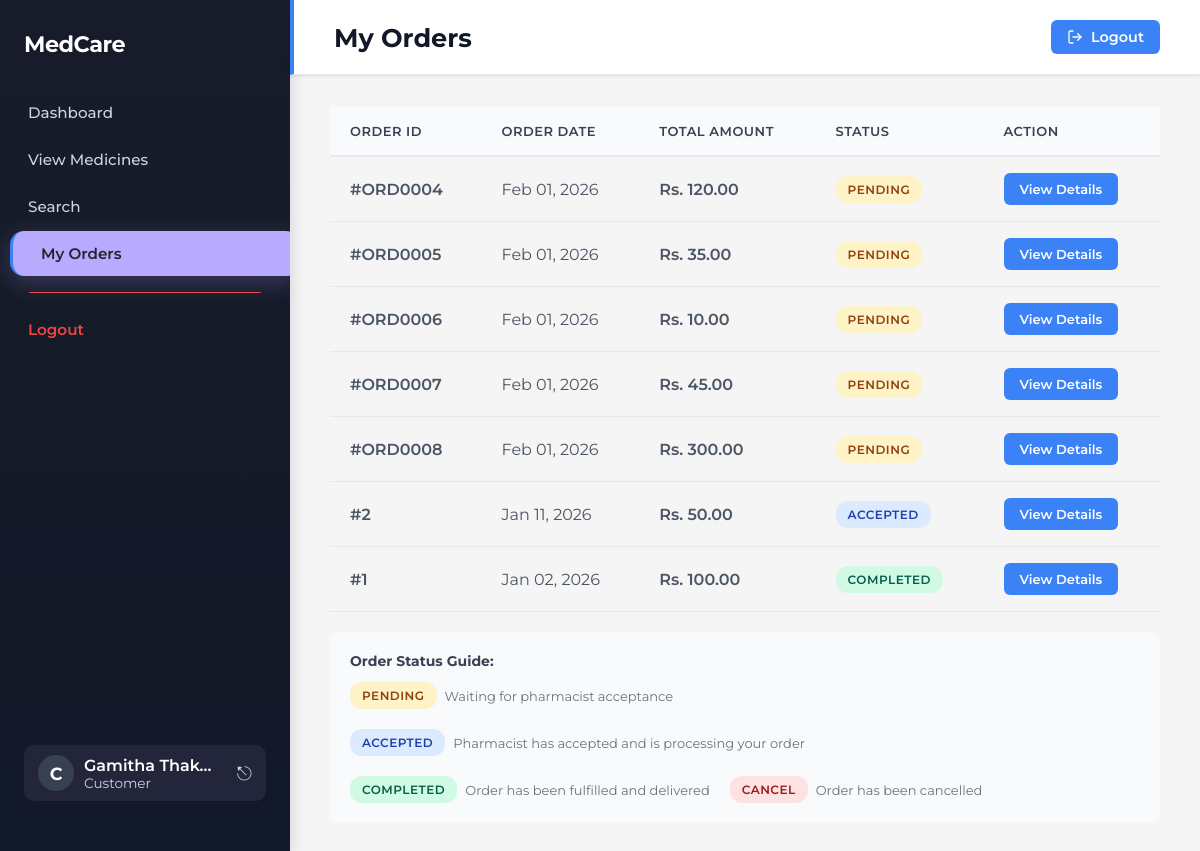
Screenshot of /my_order.php (signed in) with the database file from the repository.
### tables this page shows
CREATE TABLE IF NOT EXISTS `orders` (
  `ORDER_ID` varchar(10) NOT NULL,
  `CUSTOMER_ID` varchar(10) NOT NULL,
  `ORDER_DATE` date NOT NULL,
  `TOTAL_AMOUNT` float NOT NULL,
  `STATUS` enum('PENDING','PROCESSING','COMPLETED','CANCEL') NOT NULL,
  `PRESCRIPTION_PATH` varchar(255) DEFAULT NULL,
  PRIMARY KEY (`ORDER_ID`),
  KEY `fk_CUSTOMER_ID_CUSTOMER` (`CUSTOMER_ID`)
);

### public/my_order.php (the view, shortened to what this page needs)
<?php
require_once '../config/db_connect.php';
$customer_id = $_SESSION['user_id'];
$f_name = $_SESSION['f_name'] ?? 'Customer';
$l_name = $_SESSION['l_name'] ?? '';
$sql = "SELECT ORDER_ID, ORDER_DATE, TOTAL_AMOUNT, STATUS
        FROM orders
        WHERE CUSTOMER_ID = ?
        ORDER BY ORDER_DATE DESC";
$stmt = $conn->prepare($sql);
$stmt->bind_param("s", $customer_id);
$stmt->execute();
$result = $stmt->get_result();
function getCustomerStatus($dbStatus) {
    if ($dbStatus === 'PROCESSING') {
        return 'ACCEPTED';
    }
    return $dbStatus;
}
?>
<!DOCTYPE html>
<html lang="en">
<head>
    <link rel="stylesheet" href="../css/dashboard.css">
</head>
<body>
<div class="sidebar" style="background: linear-gradient(180deg, #181c2a 0%, #111827 100%); color: #fff; min-width: 290px; width: 290px; display: flex; flex-direction: column; align-items: stretch; justify-content: space-between; height: 100vh; position: fixed; left: 0; top: 0; box-shadow: 4px 0 12px rgba(0,0,0,0.10); overflow: hidden;">
    <div>
        <div class="sidebar-logo" style="padding: 0 24px; margin-bottom: 32px; font-size: 1.4rem; font-weight: 700; letter-spacing: -0.5px; color: #fff;">MedCare</div>
        <nav class="sidebar-nav" style="display: flex; flex-direction: column; gap: 2px;">
            <a href="dashboard_customer.php" style="display: flex; align-items: center; gap: 12px; padding: 13px 28px; border-radius: 12px; color: #cbd5e1; font-weight: 500;">Dashboard</a>
            <a href="view_medicines.php" style="display: flex; align-items: center; gap: 12px; padding: 13px 28px; border-radius: 12px; color: #cbd5e1; font-weight: 500;">View Medicines</a>
            <a href="search_medicine.php" style="display: flex; align-items: center; gap: 12px; padding: 13px 28px; border-radius: 12px; color: #cbd5e1; font-weight: 500;">Search</a>
            <a href="my_order.php" class="active" style="display: flex; align-items: center; gap: 12px; padding: 13px 28px; border-radius: 14px; background: #b7aaff; color: #23232a; font-weight: 600; margin-bottom: 2px; margin-left: 10px; margin-right: -8px; box-shadow: 0 6px 24px 0 rgba(183,170,255,0.25), 0 1.5px 8px 0 rgba(0,0,0,0.10); position: relative; z-index: 2;">My Orders</a>
            <div style="height:1px; background:#ef4444; width:80%; margin:12px auto; border-radius:1px;"></div>
            <a href="logout.php" style="display: flex; align-items: center; gap: 12px; padding: 13px 28px; border-radius: 12px; color: #ef4444; font-weight: 600;">Logout</a>
        </nav>
    </div>
    <div style="padding: 0 24px 24px 24px;">
        <div style="display: flex; align-items: center; gap: 10px; background: #23263a; border-radius: 10px; padding: 10px 14px;">
            <div style="width: 36px; height: 36px; border-radius: 50%; background: #374151; display: flex; align-items: center; justify-content: center; font-size: 1.1em; font-weight: 700; color: #fff;">C</div>
            <div style="flex:1; min-width:0;">
                <div style="font-size: 1em; font-weight: 600; color: #fff; white-space:nowrap; overflow:hidden; text-overflow:ellipsis;"><?php echo htmlspecialchars($f_name . ' ' . $l_name); ?></div>
                <div style="font-size: 0.85em; color: #cbd5e1;">Customer</div>
            </div>
            <a href="logout.php" style="color: #cbd5e1; font-size: 1.2em; text-decoration: none; margin-left: 8px;">⎋</a>
        </div>
    </div>
</div>
<div style="margin-left: 290px;" class="main-content">
    <div class="header-bar">
        <h1>My Orders</h1>
        <a href="logout.php" style="display: flex; align-items: center; gap: 8px; color: white; background: #3B82F6; text-decoration: none; font-weight: 600; padding: 8px 16px; border-radius: 6px; transition: all 0.3s; font-size: 0.9rem;" onmouseover="this.style.background='#2563EB';" onmouseout="this.style.background='#3B82F6';">
            <svg width="16" height="16" viewBox="0 0 24 24" fill="none" stroke="currentColor" stroke-width="2" stroke-linecap="round" stroke-linejoin="round">
                <path d="M9 21H5a2 2 0 0 1-2-2V5a2 2 0 0 1 2-2h4"></path>
                <polyline points="16 17 21 12 16 7"></polyline>
                <line x1="21" y1="12" x2="9" y2="12"></line>
            </svg>
            Logout
        </a>
    </div>
    <div class="content">
        <?php if ($result->num_rows > 0): ?>
            <table class="orders-table">
                <thead>
                    <tr>
                        <th>Order ID</th>
                        <th>Order Date</th>
                        <th>Total Amount</th>
                        <th>Status</th>
                        <th>Action</th>
                    </tr>
                </thead>
                <tbody>
                    <?php while($row = $result->fetch_assoc()): ?>
                        <?php
                            $customerStatus = getCustomerStatus($row['STATUS']);
                            $statusClass = strtolower($customerStatus);
                        ?>
                        <tr>
                            <td class="order-id">#<?php echo htmlspecialchars($row['ORDER_ID']); ?></td>
                            <td><?php echo date("M d, Y", strtotime($row['ORDER_DATE'])); ?></td>
                            <td class="amount">Rs. <?php echo number_format($row['TOTAL_AMOUNT'], 2); ?></td>
                            <td>
                                <span class="status <?php echo $statusClass; ?>">
                                    <?php echo htmlspecialchars($customerStatus); ?>
                                </span>
                            </td>
                            <td>
                                <a href="order_details.php?id=<?php echo $row['ORDER_ID']; ?>" class="btn-view">
                                    View Details
                                </a>
                            </td>
                        </tr>
                    <?php endwhile; ?>
                </tbody>
            </table>
            <div class="status-legend">
                <h4>Order Status Guide:</h4>
                <div class="legend-items">
                    <div class="legend-item">
                        <span class="status pending">PENDING</span>
                        <span>Waiting for pharmacist acceptance</span>
                    </div>
                    <div class="legend-item">
                        <span class="status accepted">ACCEPTED</span>
                        <span>Pharmacist has accepted and is processing your order</span>
                    </div>
                    <div class="legend-item">
                        <span class="status completed">COMPLETED</span>
                        <span>Order has been fulfilled and delivered</span>
                    </div>
                    <div class="legend-item">
                        <span class="status cancel">CANCEL</span>
                        <span>Order has been cancelled</span>
                    </div>
                </div>
            </div>
        <?php endif; ?>
    </div>
</div>
</body>
</html>

### css/dashboard.css (style rules this page uses)
* { margin: 0; padding: 0; box-sizing: border-box; }
body { font-family: 'Montserrat', sans-serif; background: #f5f5f5; display: flex; height: 100vh; }
.sidebar { width: 240px; background: linear-gradient(180deg, #1F2937 0%, #111827 100%); color: white; padding: 30px 0px; position: fixed; height: 100vh; overflow-y: hidden; box-shadow: 4px 0 12px rgba(0,0,0,0.1); }
.sidebar-logo { padding: 10px 24px; margin-bottom: 32px; font-size: 1.4rem; font-weight: 700; letter-spacing: -0.5px; }
.sidebar-nav { display: flex; flex-direction: column; }
.sidebar-nav a, .sidebar-nav button { display: flex; align-items: center; padding: 12px 24px; text-decoration: none; color: #9CA3AF; font-size: 0.95rem; font-weight: 500; transition: all 0.2s; border: none; background: none; cursor: pointer; width: 100%; text-align: left; }
.sidebar-nav a.active { background: rgba(59,130,246,0.1); color: #3B82F6; border-left: 3px solid #3B82F6; padding-left: 21px; }
.main-content { margin-left: 240px; flex: 1; display: flex; flex-direction: column; }
.header-bar { background: #e8f0fe; padding: 24px; border-radius: 0px; box-shadow: 0 1px 3px rgba(0,0,0,0.1); border-left: 4px solid #3B82F6; text-align: center; position: relative; transition: background 0.2s; }
.header-bar h1 { color: #111827; }
.content { flex: 1; overflow-y: auto; padding: 32px 40px; }
.status { padding: 4px 12px; border-radius: 20px; font-size: 0.8rem; font-weight: 600; text-transform: capitalize; }

### public/my_order.php (style rules this page uses)
* { margin: 0; padding: 0; box-sizing: border-box; }
body { font-family: 'Montserrat', sans-serif; background: #f5f5f5; display: flex; height: 100vh; }
.main-content { margin-left: 290px; flex: 1; display: flex; flex-direction: column; }
.header-bar { background: white; padding: 20px 40px; display: flex; justify-content: space-between; align-items: center; box-shadow: 0 1px 3px rgba(0,0,0,0.1); border-bottom: 1px solid #e5e7eb; }
.header-bar h1 { color: #111827; font-size: 1.6rem; font-weight: 700; margin: 0; }
.content { flex: 1; overflow-y: auto; padding: 32px 40px; }
.orders-table { width: 100%; border-collapse: collapse; }
.orders-table thead { background: #f9fafb; border-bottom: 2px solid #e5e7eb; }
.orders-table th { padding: 16px 20px; text-align: left; font-weight: 600; color: #374151; font-size: 13px; text-transform: uppercase; letter-spacing: 0.5px; }
.orders-table tbody tr { border-bottom: 1px solid #e5e7eb; transition: background-color 0.2s; }
.orders-table td { padding: 16px 20px; color: #4b5563; }
.order-id { font-weight: 600; color: #1f2937; }
.status { display: inline-block; padding: 6px 12px; border-radius: 12px; font-size: 12px; font-weight: 600; text-transform: uppercase; letter-spacing: 0.5px; }
.status.completed { background-color: #d1fae5; color: #065f46; }
.status.pending { background-color: #fef3c7; color: #92400e; }
.status.accepted { background-color: #dbeafe; color: #1e40af; }
.status.cancel { background-color: #fee2e2; color: #991b1b; }
.btn-view { display: inline-block; padding: 8px 16px; background-color: #3b82f6; color: white; text-decoration: none; border-radius: 6px; font-size: 13px; font-weight: 600; transition: background-color 0.2s; }
.amount { font-weight: 600; color: #1f2937; }
.status-legend { background: #f9fafb; padding: 20px; border-radius: 8px; margin-top: 20px; }
.status-legend h4 { margin: 0 0 12px 0; color: #374151; font-size: 14px; }
.legend-items { display: flex; gap: 20px; flex-wrap: wrap; }
.legend-item { display: flex; align-items: center; gap: 8px; font-size: 13px; color: #6b7280; }

### rows the page displays
orders: ORDER_ID "ORD0004", ORDER_DATE "Feb 01, 2026", TOTAL_AMOUNT "120.00", STATUS "PENDING"
orders: ORDER_ID "ORD0005", ORDER_DATE "Feb 01, 2026", TOTAL_AMOUNT "35.00", STATUS "PENDING"
orders: ORDER_ID "ORD0006", ORDER_DATE "Feb 01, 2026", TOTAL_AMOUNT "10.00", STATUS "PENDING"
orders: ORDER_ID "ORD0007", ORDER_DATE "Feb 01, 2026", TOTAL_AMOUNT "45.00", STATUS "PENDING"
orders: ORDER_ID "ORD0008", ORDER_DATE "Feb 01, 2026", TOTAL_AMOUNT "300.00", STATUS "PENDING"
orders: ORDER_ID "2", ORDER_DATE "Jan 11, 2026", TOTAL_AMOUNT "50.00", STATUS "ACCEPTED"
orders: ORDER_ID "1", ORDER_DATE "Jan 02, 2026", TOTAL_AMOUNT "100.00", STATUS "COMPLETED"

### other values shown
$f_name . ' ' . $l_name "Gamitha Thak…"
